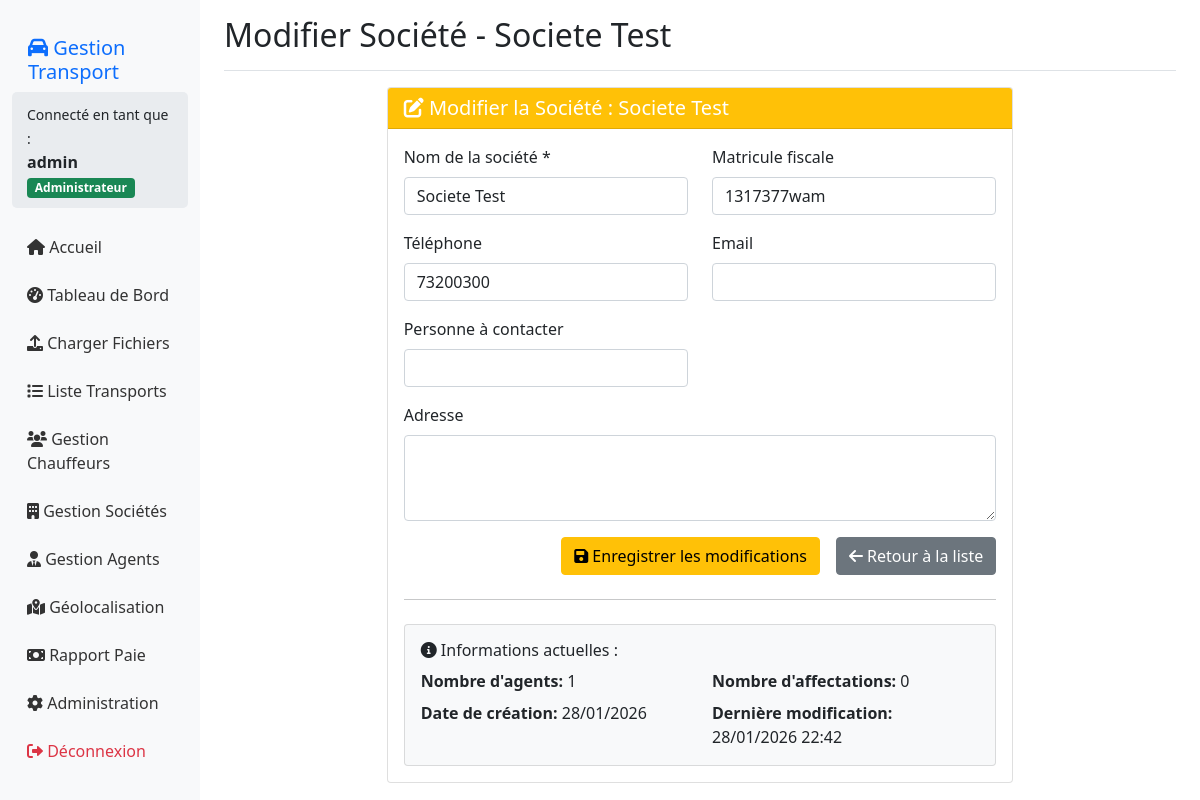
Screenshot of /societes/modifier/4/ (signed in) with the database file from the repository.
### gestion/models.py (models this page shows, shortened)
class Societe(models.Model):
    nom = models.CharField(max_length=200, unique=True, verbose_name="Nom de la société")
    matricule_fiscale = models.CharField(max_length=100, blank=True, null=True, verbose_name="Matricule fiscale")
    adresse = models.TextField(blank=True, null=True, verbose_name="Adresse de la société")
    telephone = models.CharField(max_length=20, blank=True, null=True, verbose_name="Téléphone de la société")
    email = models.EmailField(blank=True, null=True, verbose_name="Email de la société")
    contact_personne = models.CharField(max_length=200, blank=True, null=True, verbose_name="Personne à contacter")
    created_at = models.DateTimeField(default=timezone.now)
    updated_at = models.DateTimeField(auto_now=True)
    class Meta:
        verbose_name = "Société"
        verbose_name_plural = "Sociétés"
        ordering = ['nom']

### gestion/views.py (the view)
# urls.py: path('societes/modifier/<int:id>/', views.modifier_societe, name='modifier_societe'),
@login_required
def modifier_societe(request, id):
    societe = get_object_or_404(Societe, id=id)
    if request.method == 'POST':
        form = SocieteModificationForm(request.POST, instance=societe)
        if form.is_valid():
            form.save()
            messages.success(request, f'Société {societe.nom} modifiée avec succès')
            return redirect('societes')
        else:
            messages.error(request, 'Erreur dans le formulaire')
    else:
        form = SocieteModificationForm(instance=societe)
    agents_count = societe.agent_set.count()
    affectations_count = Affectation.objects.filter(agent__societe=societe).count()
    context = {
        'form': form,
        'societe': societe,
        'agents_count': agents_count,
        'affectations_count': affectations_count,
    }
    return render(request, 'gestion/modifier_societe.html', context)

### gestion/forms.py
class SocieteModificationForm(forms.ModelForm):
    class Meta:
        model = Societe
        fields = ['nom', 'matricule_fiscale', 'adresse', 'telephone', 'email', 'contact_personne']
        widgets = {
            'nom': forms.TextInput(attrs={'class': 'form-control'}),
            'matricule_fiscale': forms.TextInput(attrs={'class': 'form-control'}),
            'adresse': forms.Textarea(attrs={'class': 'form-control', 'rows': 3}),
            'telephone': forms.TextInput(attrs={'class': 'form-control'}),
            'email': forms.EmailInput(attrs={'class': 'form-control'}),
            'contact_personne': forms.TextInput(attrs={'class': 'form-control'}),
        }

### templates/gestion/modifier_societe.html (shortened to what this page needs)
{% extends 'gestion/base.html' %}
{% block page_title %}Modifier Société - {{ societe.nom }}{% endblock %}
{% block content %}
<div class="row">
    <div class="col-md-8 mx-auto">
        <div class="card">
            <div class="card-header bg-warning text-white">
                <h5 class="card-title mb-0">
                    <i class="fas fa-edit"></i> Modifier la Société : {{ societe.nom }}
                </h5>
            </div>
            <div class="card-body">
                <form method="post">
                    <div class="row">
                        <div class="col-md-6">
                            <div class="mb-3">
                                <label class="form-label">Nom de la société *</label>
                                {{ form.nom }}
                            </div>
                        </div>
                        <div class="col-md-6">
                            <div class="mb-3">
                                <label class="form-label">Matricule fiscale</label>
                                {{ form.matricule_fiscale }}
                            </div>
                        </div>
                    </div>
                    <div class="row">
                        <div class="col-md-6">
                            <div class="mb-3">
                                <label class="form-label">Téléphone</label>
                                {{ form.telephone }}
                            </div>
                        </div>
                        <div class="col-md-6">
                            <div class="mb-3">
                                <label class="form-label">Email</label>
                                {{ form.email }}
                            </div>
                        </div>
                    </div>
                    <div class="row">
                        <div class="col-md-6">
                            <div class="mb-3">
                                <label class="form-label">Personne à contacter</label>
                                {{ form.contact_personne }}
                            </div>
                        </div>
                    </div>
                    <div class="row">
                        <div class="col-md-12">
                            <div class="mb-3">
                                <label class="form-label">Adresse</label>
                                {{ form.adresse }}
                            </div>
                        </div>
                    </div>
                    <div class="d-grid gap-2 d-md-flex justify-content-md-end">
                        <button type="submit" class="btn btn-warning me-md-2">
                            <i class="fas fa-save"></i> Enregistrer les modifications
                        </button>
                        <a href="{% url 'societes' %}" class="btn btn-secondary">
                            <i class="fas fa-arrow-left"></i> Retour à la liste
                        </a>
                    </div>
                </form>
                <hr class="my-4">
                <div class="row">
                    <div class="col-12">
                        <div class="card bg-light">
                            <div class="card-body">
                                <h6><i class="fas fa-info-circle"></i> Informations actuelles :</h6>
                                <div class="row">
                                    <div class="col-md-6">
                                        <strong>Nombre d'agents:</strong> {{ agents_count }}
                                    </div>
                                    <div class="col-md-6">
                                        <strong>Nombre d'affectations:</strong> {{ affectations_count }}
                                    </div>
                                </div>
                                <div class="row mt-2">
                                    <div class="col-md-6">
                                        <strong>Date de création:</strong> {{ societe.created_at|date:"d/m/Y" }}
                                    </div>
                                    <div class="col-md-6">
                                        <strong>Dernière modification:</strong> {{ societe.updated_at|date:"d/m/Y H:i" }}
                                    </div>
                                </div>
                            </div>
                        </div>
                    </div>
                </div>
            </div>
        </div>
    </div>
</div>
{% endblock %}

### templates/gestion/base.html (shortened to what this page needs)
<!DOCTYPE html>
<html lang="fr">
<head>
    <link href="https://cdn.jsdelivr.net/npm/bootstrap@5.1.3/dist/css/bootstrap.min.css" rel="stylesheet">
    <link href="https://cdnjs.cloudflare.com/ajax/libs/font-awesome/6.0.0/css/all.min.css" rel="stylesheet">
</head>
<body>
    <div class="container-fluid">
        <div class="row">
            <nav class="col-md-3 col-lg-2 d-md-block sidebar">
                <div class="position-sticky pt-3">
                    <h5 class="px-3 text-primary"><i class="fas fa-car"></i> Gestion Transport</h5>
                    <div class="user-info">
                        <small>Connecté en tant que :</small><br>
                        <strong>{{ user.username }}</strong>
                        {% if user.is_staff %}
                        <span class="badge bg-success">Administrateur</span>
                        {% else %}
                        <span class="badge bg-info">Utilisateur</span>
                        {% endif %}
                    </div>
                    <ul class="nav flex-column">
                        <li class="nav-item">
                            <a class="nav-link" href="{% url 'index' %}">
                                <i class="fas fa-home"></i> Accueil
                            </a>
                        </li>
                        <li class="nav-item">
                            <a class="nav-link" href="{% url 'tableau_de_bord' %}">
                                <i class="fas fa-tachometer-alt"></i> Tableau de Bord
                            </a>
                        </li>
                        <li class="nav-item">
                            <a class="nav-link" href="{% url 'upload' %}">
                                <i class="fas fa-upload"></i> Charger Fichiers
                            </a>
                        </li>
                        <li class="nav-item">
                            <a class="nav-link" href="{% url 'liste_transports' %}">
                                <i class="fas fa-list"></i> Liste Transports
                            </a>
                        </li>
                        <li class="nav-item">
                            <a class="nav-link" href="{% url 'chauffeurs' %}">
                                <i class="fas fa-users"></i> Gestion Chauffeurs
                            </a>
                        </li>
                        <li class="nav-item">
                            <a class="nav-link" href="{% url 'societes' %}">
                                <i class="fas fa-building"></i> Gestion Sociétés
                            </a>
                        </li>
                        <li class="nav-item">
                            <a class="nav-link" href="{% url 'agents' %}">
                                <i class="fas fa-user-tie"></i> Gestion Agents
                            </a>
                        </li>
                        <li class="nav-item">
                            <a class="nav-link" href="{% url 'carte' %}">
                                <i class="fas fa-map-marked-alt"></i> Géolocalisation
                            </a>
                        </li>
                        {% if user.is_staff %}
                        <li class="nav-item">
                            <a class="nav-link" href="{% url 'paie' %}">
                                <i class="fas fa-money-bill"></i> Rapport Paie
                            </a>
                        </li>
                        <li class="nav-item">
                            <a class="nav-link" href="/admin/" target="_blank">
                                <i class="fas fa-cog"></i> Administration
                            </a>
                        </li>
                        {% endif %}
                        <li class="nav-item">
                            <a class="nav-link text-danger" href="{% url 'logout' %}">
                                <i class="fas fa-sign-out-alt"></i> Déconnexion
                            </a>
                        </li>
                    </ul>
                </div>
            </nav>
            <main class="col-md-9 ms-sm-auto col-lg-10 px-md-4 main-content">
                <div class="d-flex justify-content-between flex-wrap flex-md-nowrap align-items-center pt-3 pb-2 mb-3 border-bottom">
                    <h2 class="text-dark">{% block page_title %}Systeme de Gestion de Transport{% endblock %}</h2>
                </div>
                {% block content %}{% endblock %}
            </main>
        </div>
    </div>
</body>
</html>

### templates/gestion/base.html (style rules this page uses)
.sidebar { background-color: #f8f9fa; min-height: 100vh; padding-top: 20px; }
.sidebar .nav-link { color: #333; padding: 10px 15px; margin: 2px 0; }
.user-info { background: #e9ecef; padding: 10px 15px; border-radius: 5px; margin-bottom: 15px; }

### rows the page displays
Societe: nom "Societe Test", matricule_fiscale "1317377wam", telephone "73200300", created_at "28/01/2026", updated_at "28/01/2026 22:42"

### other values shown
{{ user.username }} "admin"
{{ agents_count }} "1"
{{ affectations_count }} "0"
